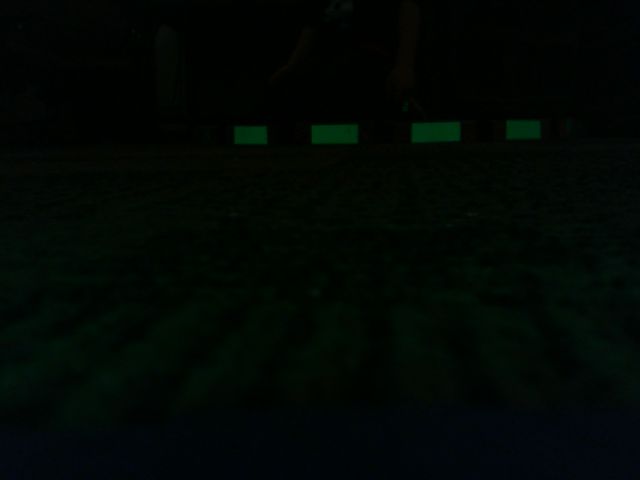
#> input picture 70_images/70_1.0.png, 640 x 480 px; its folder holds only this picture in this run
$ python errorAnalysis.py
#> lines starting #> are read from the running program, lines starting #| are printed output that depends on the picture; after the words box and inside, x2 and y2 are one past the last pixel; in counts of white or black regions, pixels touching at a corner belong together; long printed decimals are rounded
# Evelyn's suggestions to test :/
# Go through all third-party functions and check that they return the same type/unit
# and also do the thing you think they do

# Measure angle from your test cases/images (take measurement to edge of hub as well and use trig)
# and get distance from there, should be the same, then use the computed angle from your test images
# and see if that is the same (if calculation is going wrong with angle or with distance)

# Go through each step and calculate by hand to see if you can yourself get an accurate distance on paper
# from pixel ratios

# Calibrate camera again and see if you get a different distortion matrix to see if that is ruining it
# or use Alina's matrix or a different camera, or a different computer though that reallyyyy shouldnt affect it


# Find bounding box of the hub (ring)
# Make sure you know the width and height of the bounding box
# Find the coordinates for a) the middle of the right side of the rectangle and b) the middle of the left side
# Use both sets of coordinates to calculate 2 rays
# Find the angle between the two rays
# Use half of the angle, the radius of the hub, and do trig to get distance to the center of the hub

import math
import imutils
import config
import numpy as np
import cv2
import glob

data = []

images = glob.glob('/Users/ipsita/PycharmProjects/GRT Vision 2021-2022/Ipsita_vision/70_images/*.png')

i = 0

for fname in images:
    i += 1
    frame = cv2.imread(fname)
#> frame is the input picture: shape (480, 640, 3); mean B, G, R 3.8, 7.2, 1
    h, w, _ = frame.shape
#> h = 480; w = 640
    cam_x = int((w / 2) - 0.5)
#> cam_x = 319
    cam_y = int((h / 2) - 0.5)
#> cam_y = 239
    cam_center = (cam_x, cam_y)
#> cam_center = (319, 239)

    img = frame.copy()
    blur = cv2.blur(img, (4, 4))

    hsv = cv2.cvtColor(blur, cv2.COLOR_BGR2HSV)
#> hsv: shape (480, 640, 3); mean H, S, V 71.9, 227.8, 7.8
    gray = cv2.cvtColor(hsv, cv2.COLOR_BGR2GRAY)
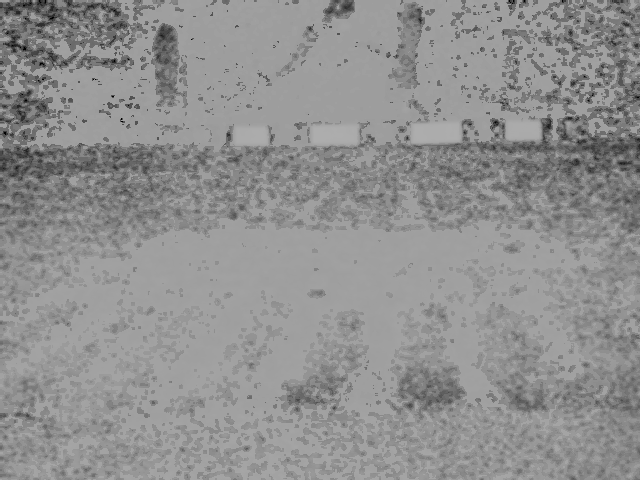
#> gray: shape (480, 640); min 0, max 173, mean 144.2

    # mask = cv2.inRange(hsv, lower_bound, upper_bound)
    mask = cv2.inRange(hsv, (0, 210, 23), (255, 255, 255))
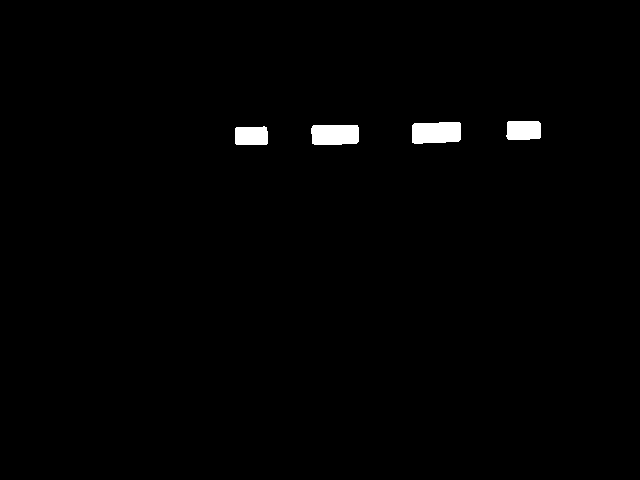
#> mask: shape (480, 640); 1% white; 4 white regions
    result = cv2.bitwise_and(frame, frame, mask=mask)

    # find all lemon contours in mask
    contours = cv2.findContours(mask.copy(), cv2.RETR_EXTERNAL, cv2.CHAIN_APPROX_SIMPLE)
#> contours = 4 contours; box (x1, y1, x2, y2) and area: (412, 122, 461, 144) 924, (311, 125, 359, 145) 858, (506, 121, 541, 140) 582, (235, 126, 268, 145) 541
    contours = imutils.grab_contours(contours)

    numContours = 0
    output = []


    # sort by x-coordinate of a countour (to get left-most to right-most)
    # when using the draw rectangle thing use the center coordinates of the right-most and left-most tape contours

    # function that will ultimately help return the x-coordinate of a contour later
    def leftToRight(array):
        return array[1]


    if len(contours) != 0:
        for c in contours:
            M = cv2.moments(c)
            if M["m00"] != 0:
                cx = int(M["m10"] / M["m00"])  # (testing)
                cy = int(M["m01"] / M["m00"])
            else:
                cx, cy = 0, 0
            center = (cx, cy)
            output.append([c, cx, cy, center])
#> this loop made 4 passes
#> (cx, cy) on passes 1 to 4: (250, 135), (334, 134), (435, 132), (523, 129)
#> after the loop, output = 4 items
        output.sort(key=leftToRight)

        # find the bounding rectangles for the leftmost and rightmost reflective tape contours
        leftmost_info = output[0]
#> leftmost_info = 4 items, first 4: contour of 13 points, box (x1, y1, x2, y2) (235, 126, 268, 145), area 541, 250, 135, (250, 135)
        leftmost_contour = leftmost_info[0]
#> leftmost_contour = contour of 13 points, box (x1, y1, x2, y2) (235, 126, 268, 145), area 541

        rightmost_info = output[-1]
#> rightmost_info = 4 items, first 4: contour of 14 points, box (x1, y1, x2, y2) (506, 121, 541, 140), area 582, 523, 129, (523, 129)
        rightmost_contour = rightmost_info[0]
#> rightmost_contour = contour of 14 points, box (x1, y1, x2, y2) (506, 121, 541, 140), area 582

        xl, yl, wl, hl = cv2.boundingRect(leftmost_contour)
#> xl = 235; yl = 126; wl = 33; hl = 19
        xr, yr, wr, hr = cv2.boundingRect(rightmost_contour)
#> xr = 506; yr = 121; wr = 35; hr = 19

        # ---------------------------------------------------------------------------------------
        # |                                                                                     |
        # P1                                                                                   P2
        # |                                                                                     |
        # ---------------------------------------------------------------------------------------

        # find the rays from the camera center to P1 and P2, which are points on the hub outline
        r1 = config.inverse_mat.dot([xl, yl + (hl / 2), 1.0])
#> r1 = [-0.0893, -0.162, 1]
        r2 = config.inverse_mat.dot([xr + wr, yr + (hr / 2), 1.0])
#> r2 = [0.364, -0.17, 1]

        # Use dot product to find the angle between the two rays
        cos_angle = (r1.dot(r2) / (np.linalg.norm(r1) * np.linalg.norm(r2)))
#> cos_angle = 0.908
        print(i)
        print("angle: " + str(cos_angle))
#| angle: 0.908
        angle_radians = math.acos(cos_angle)
#> angle_radians = 0.432
        print("angle2: " + str(angle_radians))
#| angle2: 0.4324

        # Find the distance to the target. This calculation is dependent upon the assumption that the angles and
        # distance are on a plane that is parallel to the top of the hub; we have not yet considered height
        #frontal_dist_to_target = config.tall_hub_radius / math.tan(cos_angle / 2)
        frontal_dist_to_target = config.tall_hub_radius / math.sin(cos_angle / 2)
#> frontal_dist_to_target = 61

        # Using pythagorean thm to find the linear, straight-line distance to target
        linear_dist_to_target = math.sqrt((frontal_dist_to_target * frontal_dist_to_target)
                                          + (config.tall_hub_height * config.tall_hub_height))
#> linear_dist_to_target = 61

        # linear_dist_to_target = frontal_dist_to_target

        data.append(linear_dist_to_target)
        print("linear distance to target: " + str(linear_dist_to_target))
#| linear distance to target: 61.005

        # draw the 'human' left-most contour (in green)
        cv2.rectangle(frame, (xl, yl), (xl + wl, yl + hl), (0, 255, 0), 2)
        # draw the 'human' right-most contour (in green)
        cv2.rectangle(frame, (xr, yr), (xr + wr, yr + hr), (0, 255, 0), 2)
        # draw the 'human' whole hub contour (in green)
        cv2.rectangle(frame, (xl, yl), (xr + wr, yr + hr), (0, 255, 0), 2)
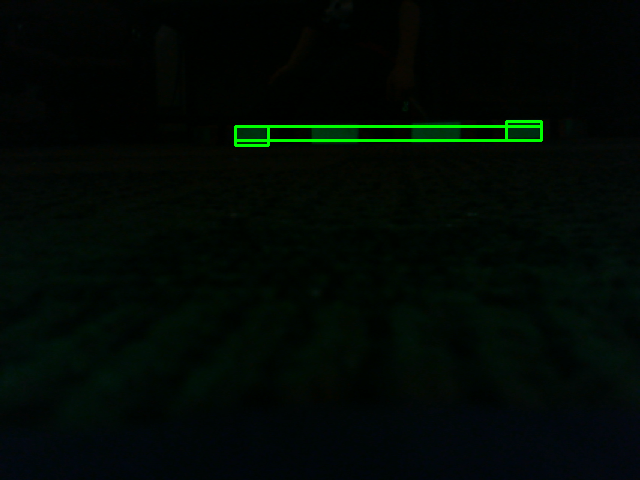
#> frame: shape (480, 640, 3); mean B, G, R 3.8, 8.9, 1

        # draw the centers of the leftmost and rightmost contours
        cv2.circle(frame, leftmost_info[3], 2, (0, 255, 0), -1)
#> frame: shape (480, 640, 3); under 0.01% of pixels changed, all inside (x1, y1, x2, y2) = (248, 133, 253, 138)
        cv2.circle(frame, rightmost_info[3], 2, (0, 255, 0), -1)
#> frame: shape (480, 640, 3); mean B, G, R 3.8, 8.9, 1
        cv2.circle(frame, cam_center, 2, (0, 255, 0), -1)
#> frame: shape (480, 640, 3); mean B, G, R 3.8, 8.9, 1
        cv2.circle(frame, (int(xl), int(yl + (hl / 2))), 7, (0, 255, 0), -1)
#> frame: shape (480, 640, 3); mean B, G, R 3.8, 9, 1
        cv2.circle(frame, (int(xr + wr), int(yr + (hr / 2))), 7, (0, 255, 0), -1)
#> frame: shape (480, 640, 3); mean B, G, R 3.8, 9.1, 1
        cv2.imshow('Original', frame)
        cv2.imshow('Mask', mask)
        key = cv2.waitKey(1)
#> (key Esc is pressed here)
        if key == 27:
            break

print("109 images: " + str(data))
#| 109 images: [61.005]
print("96 inches to center; mean: " + str(np.mean(config.new_seventy_images_filtered)) + ", SD: " + str((np.std(config.new_seventy_images_filtered))) + ", Variance: "
                                                                      +  str(np.var(config.new_seventy_images_filtered)))
print("116 inches to center; mean: " + str(np.mean(config.new_ninety_filtered)) + ", SD: " + str((np.std(config.new_ninety_filtered))) + ", Variance: "
                                                                      +  str(np.var(config.new_ninety_filtered)))
print("135 inches to center; mean: " + str(np.mean(config.new_onehundrednine_filtered)) + ", SD: " + str((np.std(config.new_onehundrednine_filtered))) + ", Variance: "
                                                                      +  str(np.var(config.new_onehundrednine_filtered)))
#

$ run again, on 70_images/70_13.0.png
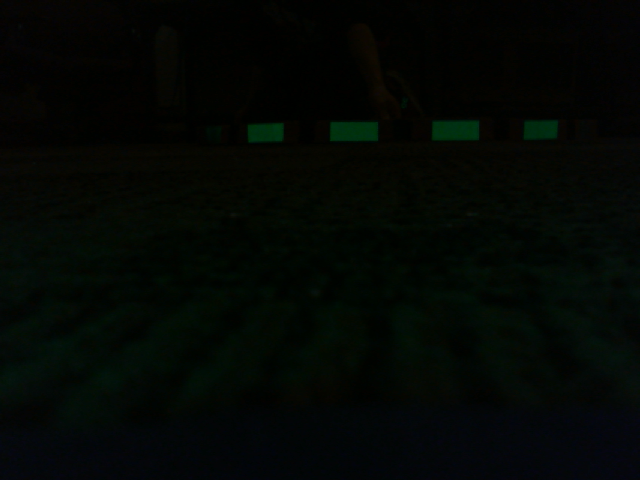
#> input picture 70_images/70_13.0.png, 640 x 480 px
#> frame is the input picture: shape (480, 640, 3); mean B, G, R 3.5, 6.9, 2.9
#> hsv: shape (480, 640, 3); mean H, S, V 59.8, 193.1, 7.6
#> `mask = cv2.inRange(hsv, (0, 210, 23), (255, 255, 255))`:
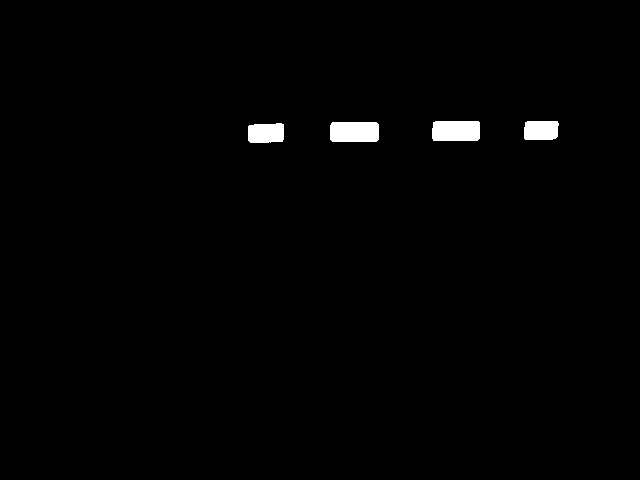
#> mask: shape (480, 640); 1% white; 4 white regions
#> contours = 4 contours; box (x1, y1, x2, y2) and area: (330, 122, 379, 142) 903, (432, 121, 480, 141) 881, (248, 123, 284, 143) 613, (524, 121, 559, 140) 583
#> the loop `for c in contours:` made 4 passes
#> (cx, cy) on passes 1 to 4: (265, 132), (354, 131), (540, 129), (455, 130)
#> after the loop `for c in contours:`: output = 4 items
#> leftmost_info = 4 items, first 4: contour of 18 points, box (x1, y1, x2, y2) (248, 123, 284, 143), area 613, 265, 132, (265, 132)
#> leftmost_contour = contour of 18 points, box (x1, y1, x2, y2) (248, 123, 284, 143), area 613
#> rightmost_info = 4 items, first 4: contour of 16 points, box (x1, y1, x2, y2) (524, 121, 559, 140), area 583, 540, 129, (540, 129)
#> rightmost_contour = contour of 16 points, box (x1, y1, x2, y2) (524, 121, 559, 140), area 583
#> xl = 248; yl = 123; wl = 36; hl = 20
#> xr = 524; yr = 121; wr = 35; hr = 19
#> r1 = [-0.0701, -0.166, 1]
#> r2 = [0.39, -0.17, 1]
#> cos_angle = 0.906
#| angle: 0.9062
#> angle_radians = 0.436
#| angle2: 0.4365
#> frontal_dist_to_target = 61.1
#> linear_dist_to_target = 61.11
#| linear distance to target: 61.113
#> `cv2.rectangle(frame, (xl, yl), (xr + wr, yr + hr), (0, 255, 0), 2)`:
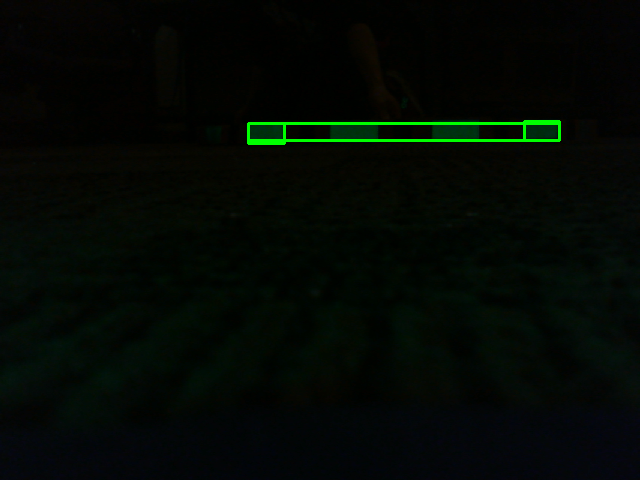
#> frame: shape (480, 640, 3); mean B, G, R 3.4, 8.7, 2.9
#| 109 images: [61.113]

$ run again, on 70_images/70_14.0.png
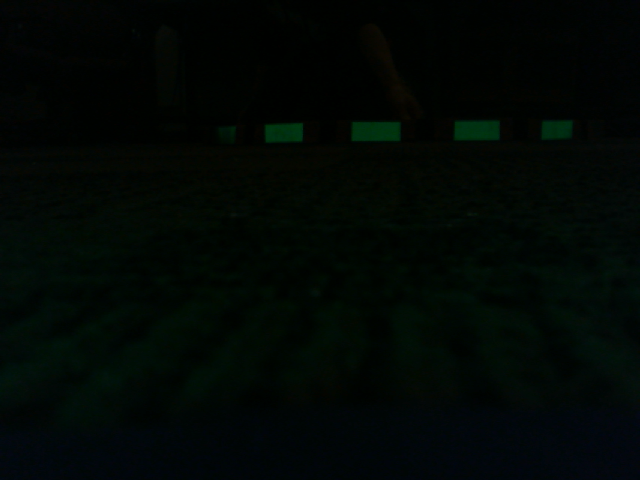
#> input picture 70_images/70_14.0.png, 640 x 480 px
#> frame is the input picture: shape (480, 640, 3); mean B, G, R 3.8, 7.1, 1
#> hsv: shape (480, 640, 3); mean H, S, V 71.8, 227.2, 7.7
#> `mask = cv2.inRange(hsv, (0, 210, 23), (255, 255, 255))`:
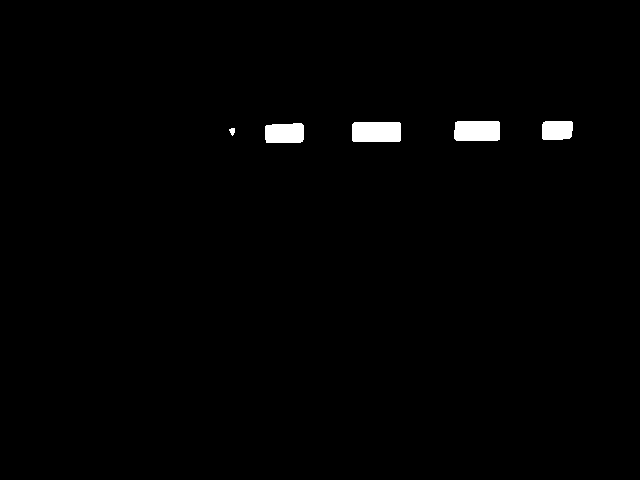
#> mask: shape (480, 640); 1% white; 5 white regions
#> contours = 5 contours; box (x1, y1, x2, y2) and area: (352, 122, 401, 142) 908, (454, 121, 500, 141) 841, (265, 123, 304, 143) 679, (542, 121, 573, 140) 516, (229, 128, 235, 136) 23
#> the loop `for c in contours:` made 5 passes
#> (cx, cy) on passes 1 to 5: (231, 130), (284, 132), (376, 131), (556, 129), (476, 130)
#> after the loop `for c in contours:`: output = 5 items
#> leftmost_info = 4 items, first 4: contour of 13 points, box (x1, y1, x2, y2) (229, 128, 235, 136), area 23, 231, 130, (231, 130)
#> leftmost_contour = contour of 13 points, box (x1, y1, x2, y2) (229, 128, 235, 136), area 23
#> rightmost_info = 4 items, first 4: contour of 15 points, box (x1, y1, x2, y2) (542, 121, 573, 140), area 516, 556, 129, (556, 129)
#> rightmost_contour = contour of 15 points, box (x1, y1, x2, y2) (542, 121, 573, 140), area 516
#> xl = 229; yl = 128; wl = 6; hl = 8
#> xr = 542; yr = 121; wr = 31; hr = 19
#> r1 = [-0.0982, -0.167, 1]
#> r2 = [0.411, -0.17, 1]
#> cos_angle = 0.886
#| angle: 0.8862
#> angle_radians = 0.482
#| angle2: 0.4817
#> frontal_dist_to_target = 62.39
#> linear_dist_to_target = 62.4
#| linear distance to target: 62.400
#> `cv2.rectangle(frame, (xl, yl), (xr + wr, yr + hr), (0, 255, 0), 2)`:
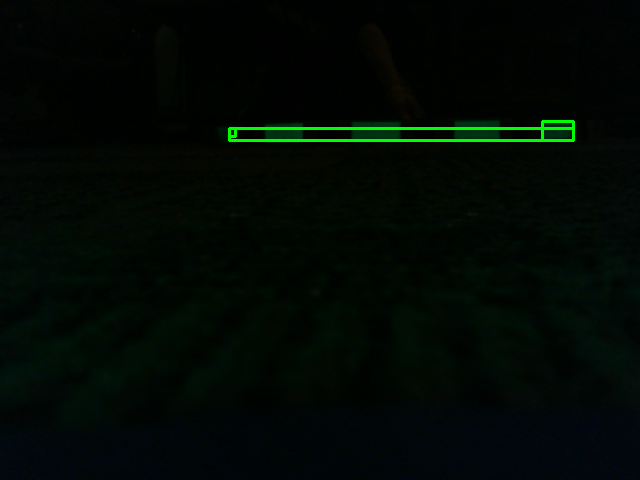
#> frame: shape (480, 640, 3); mean B, G, R 3.8, 8.9, 1
#| 109 images: [62.400]

$ run again, on 70_images/70_10.0.png
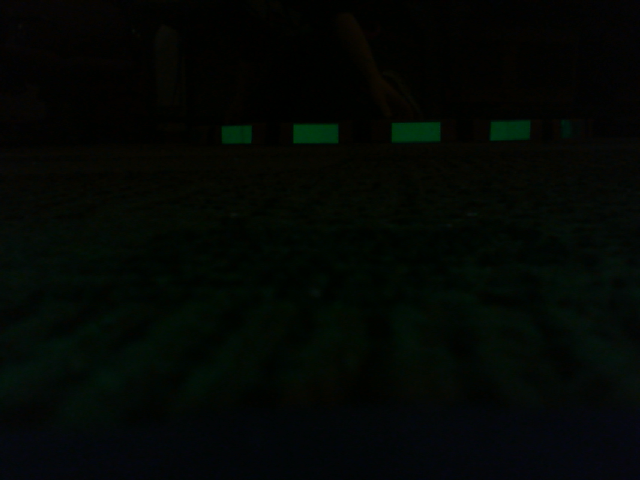
#> input picture 70_images/70_10.0.png, 640 x 480 px
#> frame is the input picture: shape (480, 640, 3); mean B, G, R 3.5, 6.9, 2.9
#> hsv: shape (480, 640, 3); mean H, S, V 60.1, 191.8, 7.6
#> `mask = cv2.inRange(hsv, (0, 210, 23), (255, 255, 255))`:
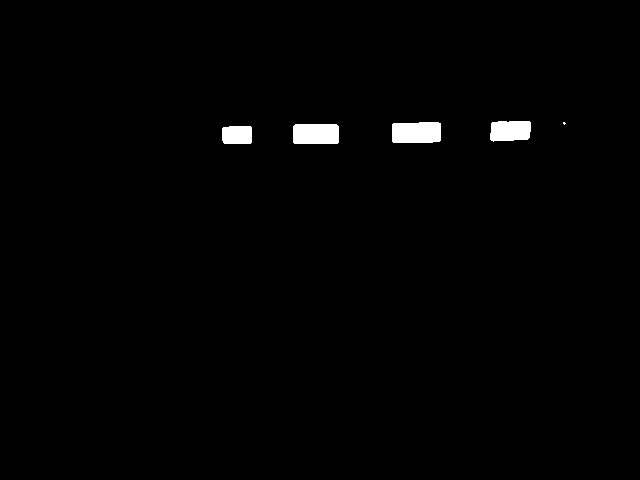
#> mask: shape (480, 640); 1% white; 5 white regions (1 under 20 px)
#> contours = 5 contours, 1 with area under 20; largest, box (x1, y1, x2, y2) and area: (392, 122, 441, 143) 923, (293, 124, 339, 144) 850, (490, 121, 531, 142) 714, (222, 126, 252, 144) 482
#> the loop `for c in contours:` made 5 passes
#> (cx, cy) on passes 1 to 5: (236, 134), (315, 133), (563, 122), (416, 132), (509, 130)
#> after the loop `for c in contours:`: output = 5 items
#> leftmost_info = 4 items, first 4: contour of 12 points, box (x1, y1, x2, y2) (222, 126, 252, 144), area 482, 236, 134, (236, 134)
#> leftmost_contour = contour of 12 points, box (x1, y1, x2, y2) (222, 126, 252, 144), area 482
#> rightmost_info = 4 items
#> rightmost_contour = [[563, 122], [563, 123], [564, 124], [565, 123], [564, 122]]
#> xl = 222; yl = 126; wl = 30; hl = 18
#> xr = 563; yr = 122; wr = 3
#> r1 = [-0.109, -0.163, 1]
#> r2 = [0.401, -0.18, 1]
#> cos_angle = 0.886
#| angle: 0.8857
#> angle_radians = 0.483
#| angle2: 0.4828
#> frontal_dist_to_target = 62.42
#> linear_dist_to_target = 62.43
#| linear distance to target: 62.432
#> `cv2.rectangle(frame, (xl, yl), (xr + wr, yr + hr), (0, 255, 0), 2)`:
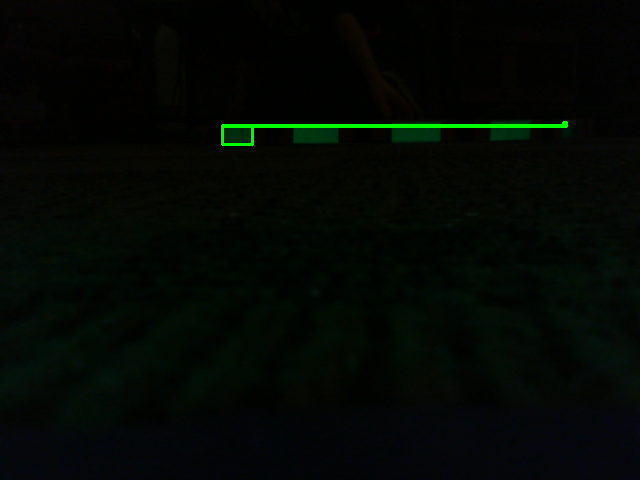
#> frame: shape (480, 640, 3); mean B, G, R 3.5, 8.2, 2.9
#| 109 images: [62.432]
